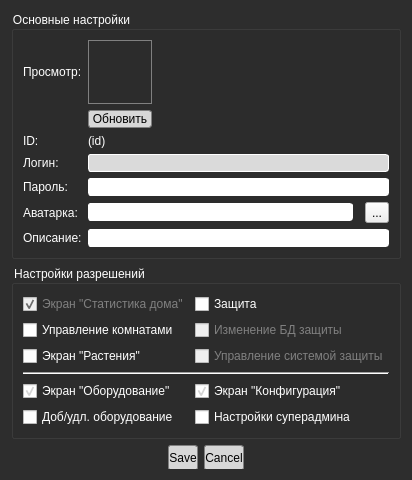
<?xml version="1.0" encoding="UTF-8"?>
<ui version="4.0">
 <class>Dlg_EditUserInUserDb</class>
 <widget class="QDialog" name="Dlg_EditUserInUserDb">
  <property name="geometry">
   <rect>
    <x>0</x>
    <y>0</y>
    <width>401</width>
    <height>479</height>
   </rect>
  </property>
  <property name="windowTitle">
   <string>Редактировать существоющего пользователя</string>
  </property>
  <property name="windowOpacity">
   <double>0.959500000000000</double>
  </property>
  <property name="styleSheet">
   <string notr="true">QDialog { background-color: rgb(45, 45, 45); color: white; }

QGroupBox { font: 10pt &quot;Segoe UI Semibold&quot;; color: white; }

QCheckBox, QLabel { font: 9pt &quot;Segoe UI Semilight&quot;; color: white; }
QCheckBox:disabled { color: gray; }


 QScrollBar:vertical
 {
     background-color: #2A2929;
     width: 15px;
     margin: 15px 3px 15px 3px;
     border: 1px transparent #2A2929;
 }


 QScrollBar::handle:vertical
 {
     background-color: rgb(45, 45, 45);         /* #605F5F; */
     min-height: 5px;
	 border: 2px solid white;
	 border-radius: 4px;
 }


 QScrollBar::sub-line:vertical
 {
     margin: 3px 0px 3px 0px;
     border-image: url(:/qss_icons/rc/up_arrow_disabled.png);
     height: 10px;
     width: 10px;
     subcontrol-position: top;
     subcontrol-origin: margin;
 }


 QScrollBar::add-line:vertical
 {
     margin: 3px 0px 3px 0px;
     border-image: url(:/qss_icons/rc/down_arrow_disabled.png);
     height: 10px;
     width: 10px;
     subcontrol-position: bottom;
     subcontrol-origin: margin;
 }


 QScrollBar::sub-line:vertical:hover,QScrollBar::sub-line:vertical:on
 {

     border-image: url(:/qss_icons/rc/up_arrow.png);
     height: 10px;
     width: 10px;
     subcontrol-position: top;
     subcontrol-origin: margin;
 }


 QScrollBar::add-line:vertical:hover, QScrollBar::add-line:vertical:on
 {
     border-image: url(:/qss_icons/rc/down_arrow.png);
     height: 10px;
     width: 10px;
     subcontrol-position: bottom;
     subcontrol-origin: margin;
 }


 QScrollBar::up-arrow:vertical, QScrollBar::down-arrow:vertical
 {
     background: none;
 }


 QScrollBar::add-page:vertical, QScrollBar::sub-page:vertical
 {
     background: none;
 }


QComboBox {
	color: black;
    border: 1px solid gray;
    border-radius: 3px;
    padding: 1px 18px 1px 3px;
    min-width: 6em;
	font: 8pt &quot;Segoe UI Semilight&quot;;
}


QComboBox:hover {
	border: 1px solid rgb(254, 254, 254);
	background-color: rgb(236, 236, 236);
}


QPushButton { 
	color: black;
    background-color: rgb(215, 215, 215);
	border: 1px solid gray;
	border-radius: 3px;  
	min-width: 6em;
	font: 8pt &quot;Segoe UI Semibold&quot;;
}


QPushButton:hover { 
	background-color: rgb(235, 235, 235);
}


QPushButton:pressed { 
	background-color: rgb(221, 221, 221);
}

QComboBox:disabled { color: gray; background-color: rgb(35, 35, 35); }


QComboBox::down-arrow {
    image: url(:/images/arrowDown_ico.png);
}


QComboBox::up-arrow { image: url(:/images/arrowUp_ico.png); }


QComboBox:editable {
    background: white;
}


QComboBox:!editable, QComboBox::drop-down:editable {
     background: qlineargradient(x1: 0, y1: 0, x2: 0, y2: 1,
                                 stop: 0 #E1E1E1, stop: 0.4 #DDDDDD,
                                 stop: 0.5 #D8D8D8, stop: 1.0 #D3D3D3);
}


/* QComboBox gets the &quot;on&quot; state when the popup is open */
QComboBox:!editable:on, QComboBox::drop-down:editable:on {
    background: qlineargradient(x1: 0, y1: 0, x2: 0, y2: 1,
                                stop: 0 #D3D3D3, stop: 0.4 #D8D8D8,
                                stop: 0.5 #DDDDDD, stop: 1.0 #E1E1E1);
}


QComboBox:on { /* shift the text when the popup opens */
    padding-top: 3px;
    padding-left: 4px;
}


QComboBox::drop-down {
    subcontrol-origin: padding;
    subcontrol-position: top right;
    width: 15px;

    border-left-width: 1px;
    border-left-color: darkgray;
    border-left-style: solid; /* just a single line */
    border-top-right-radius: 3px; /* same radius as the QComboBox */
    border-bottom-right-radius: 3px;
}


QLineEdit { 
	border-radius: 3px;
	border: 1px solid white;
 }

QLineEdit:hover { 
	border-color: rgb(42, 105, 23);
}</string>
  </property>
  <property name="sizeGripEnabled">
   <bool>false</bool>
  </property>
  <property name="modal">
   <bool>false</bool>
  </property>
  <layout class="QVBoxLayout" name="verticalLayout">
   <item>
    <widget class="QGroupBox" name="box_MainUserProps">
     <property name="sizePolicy">
      <sizepolicy hsizetype="Expanding" vsizetype="Maximum">
       <horstretch>0</horstretch>
       <verstretch>0</verstretch>
      </sizepolicy>
     </property>
     <property name="title">
      <string>Основные настройки</string>
     </property>
     <layout class="QGridLayout" name="gridLayout">
      <item row="2" column="1" colspan="3">
       <widget class="QLabel" name="lbl_EuID">
        <property name="text">
         <string>(id)</string>
        </property>
       </widget>
      </item>
      <item row="0" column="1">
       <widget class="QLabel" name="gfv_EuAvatarPrev">
        <property name="sizePolicy">
         <sizepolicy hsizetype="Maximum" vsizetype="Maximum">
          <horstretch>0</horstretch>
          <verstretch>0</verstretch>
         </sizepolicy>
        </property>
        <property name="minimumSize">
         <size>
          <width>64</width>
          <height>64</height>
         </size>
        </property>
        <property name="maximumSize">
         <size>
          <width>64</width>
          <height>64</height>
         </size>
        </property>
        <property name="styleSheet">
         <string notr="true">border: 1px solid grey;</string>
        </property>
        <property name="text">
         <string/>
        </property>
        <property name="scaledContents">
         <bool>true</bool>
        </property>
       </widget>
      </item>
      <item row="7" column="0">
       <widget class="QLabel" name="lbl_EuDescHint">
        <property name="text">
         <string>Описание:</string>
        </property>
       </widget>
      </item>
      <item row="0" column="0">
       <widget class="QLabel" name="lbl_EuAvatarPrevHint">
        <property name="text">
         <string>Просмотр:</string>
        </property>
       </widget>
      </item>
      <item row="5" column="0">
       <widget class="QLabel" name="lbl_EuPassword">
        <property name="text">
         <string>Пароль:</string>
        </property>
       </widget>
      </item>
      <item row="5" column="1" colspan="3">
       <widget class="QLineEdit" name="lnI_EuPassword">
        <property name="echoMode">
         <enum>QLineEdit::Password</enum>
        </property>
       </widget>
      </item>
      <item row="7" column="1" colspan="3">
       <widget class="QLineEdit" name="lnI_EuDesc"/>
      </item>
      <item row="6" column="1">
       <widget class="QLineEdit" name="lnI_EuAvatarAddr"/>
      </item>
      <item row="2" column="0">
       <widget class="QLabel" name="lbl_EuIDHint">
        <property name="text">
         <string>ID:</string>
        </property>
       </widget>
      </item>
      <item row="3" column="0">
       <widget class="QLabel" name="lbl_EuLogin">
        <property name="text">
         <string>Логин:</string>
        </property>
       </widget>
      </item>
      <item row="3" column="1" colspan="3">
       <widget class="QLineEdit" name="lnI_EuLogin">
        <property name="enabled">
         <bool>true</bool>
        </property>
        <property name="toolTip">
         <string>Вы не можете редактировать логин существующего пользователя</string>
        </property>
        <property name="styleSheet">
         <string notr="true">background-color: rgb(218, 218, 218);</string>
        </property>
        <property name="readOnly">
         <bool>true</bool>
        </property>
       </widget>
      </item>
      <item row="6" column="3">
       <widget class="QToolButton" name="tlb_Browse">
        <property name="text">
         <string>...</string>
        </property>
        <property name="autoRaise">
         <bool>false</bool>
        </property>
        <property name="arrowType">
         <enum>Qt::NoArrow</enum>
        </property>
       </widget>
      </item>
      <item row="6" column="0">
       <widget class="QLabel" name="lbl_EuAvatarHint">
        <property name="text">
         <string>Аватарка:</string>
        </property>
       </widget>
      </item>
      <item row="1" column="1">
       <widget class="QPushButton" name="btn_EuAvatarPrevRef">
        <property name="sizePolicy">
         <sizepolicy hsizetype="Maximum" vsizetype="Maximum">
          <horstretch>0</horstretch>
          <verstretch>0</verstretch>
         </sizepolicy>
        </property>
        <property name="minimumSize">
         <size>
          <width>64</width>
          <height>18</height>
         </size>
        </property>
        <property name="maximumSize">
         <size>
          <width>64</width>
          <height>18</height>
         </size>
        </property>
        <property name="text">
         <string>Обновить</string>
        </property>
       </widget>
      </item>
     </layout>
    </widget>
   </item>
   <item>
    <widget class="QGroupBox" name="box_UserPermits">
     <property name="title">
      <string>Настройки разрешений</string>
     </property>
     <layout class="QGridLayout" name="gridLayout_2">
      <item row="7" column="0">
       <widget class="QCheckBox" name="cbb_UserPermit_4">
        <property name="text">
         <string>Экран &quot;Оборудование&quot;</string>
        </property>
        <property name="checked">
         <bool>true</bool>
        </property>
       </widget>
      </item>
      <item row="1" column="0">
       <widget class="QCheckBox" name="cbb_UserPermit_2">
        <property name="text">
         <string>Управление комнатами</string>
        </property>
       </widget>
      </item>
      <item row="0" column="1">
       <widget class="QCheckBox" name="cbb_UserPermit_6">
        <property name="text">
         <string>Защита</string>
        </property>
       </widget>
      </item>
      <item row="1" column="1">
       <widget class="QCheckBox" name="cbb_UserPermit_7">
        <property name="enabled">
         <bool>false</bool>
        </property>
        <property name="text">
         <string>Изменение БД защиты</string>
        </property>
       </widget>
      </item>
      <item row="5" column="0" colspan="2">
       <widget class="Line" name="line">
        <property name="orientation">
         <enum>Qt::Horizontal</enum>
        </property>
       </widget>
      </item>
      <item row="0" column="0">
       <widget class="QCheckBox" name="cbb_UserPermit_1">
        <property name="enabled">
         <bool>false</bool>
        </property>
        <property name="toolTip">
         <string>Отключить возможность открытия экрана статистики дома нельзя, так как это - базовая функциональность</string>
        </property>
        <property name="text">
         <string>Экран &quot;Статистика дома&quot;</string>
        </property>
        <property name="checkable">
         <bool>true</bool>
        </property>
        <property name="checked">
         <bool>true</bool>
        </property>
       </widget>
      </item>
      <item row="4" column="0">
       <widget class="QCheckBox" name="cbb_UserPermit_3">
        <property name="text">
         <string>Экран &quot;Растения&quot;</string>
        </property>
       </widget>
      </item>
      <item row="4" column="1">
       <widget class="QCheckBox" name="cbb_UserPermit_8">
        <property name="enabled">
         <bool>false</bool>
        </property>
        <property name="text">
         <string>Управление системой защиты</string>
        </property>
       </widget>
      </item>
      <item row="7" column="1">
       <widget class="QCheckBox" name="cbb_UserPermit_9">
        <property name="text">
         <string>Экран &quot;Конфигурация&quot;</string>
        </property>
        <property name="checked">
         <bool>true</bool>
        </property>
       </widget>
      </item>
      <item row="8" column="0">
       <widget class="QCheckBox" name="cbb_UserPermit_5">
        <property name="text">
         <string>Доб/удл. оборудование</string>
        </property>
       </widget>
      </item>
      <item row="8" column="1">
       <widget class="QCheckBox" name="cbb_UserPermit_10">
        <property name="text">
         <string>Настройки суперадмина</string>
        </property>
       </widget>
      </item>
     </layout>
    </widget>
   </item>
   <item>
    <widget class="QDialogButtonBox" name="btb_Buttons">
     <property name="sizePolicy">
      <sizepolicy hsizetype="Expanding" vsizetype="Maximum">
       <horstretch>0</horstretch>
       <verstretch>0</verstretch>
      </sizepolicy>
     </property>
     <property name="maximumSize">
      <size>
       <width>16777215</width>
       <height>32</height>
      </size>
     </property>
     <property name="styleSheet">
      <string notr="true">min-height: 24px;</string>
     </property>
     <property name="orientation">
      <enum>Qt::Horizontal</enum>
     </property>
     <property name="standardButtons">
      <set>QDialogButtonBox::Cancel|QDialogButtonBox::Save</set>
     </property>
     <property name="centerButtons">
      <bool>true</bool>
     </property>
    </widget>
   </item>
  </layout>
 </widget>
 <tabstops>
  <tabstop>btn_EuAvatarPrevRef</tabstop>
  <tabstop>lnI_EuLogin</tabstop>
  <tabstop>lnI_EuPassword</tabstop>
  <tabstop>lnI_EuAvatarAddr</tabstop>
  <tabstop>tlb_Browse</tabstop>
  <tabstop>lnI_EuDesc</tabstop>
  <tabstop>cbb_UserPermit_1</tabstop>
  <tabstop>cbb_UserPermit_2</tabstop>
  <tabstop>cbb_UserPermit_3</tabstop>
  <tabstop>cbb_UserPermit_4</tabstop>
  <tabstop>cbb_UserPermit_5</tabstop>
  <tabstop>cbb_UserPermit_6</tabstop>
  <tabstop>cbb_UserPermit_7</tabstop>
  <tabstop>cbb_UserPermit_8</tabstop>
  <tabstop>cbb_UserPermit_9</tabstop>
  <tabstop>cbb_UserPermit_10</tabstop>
 </tabstops>
 <resources/>
 <connections>
  <connection>
   <sender>btb_Buttons</sender>
   <signal>accepted()</signal>
   <receiver>Dlg_EditUserInUserDb</receiver>
   <slot>accept()</slot>
   <hints>
    <hint type="sourcelabel">
     <x>245</x>
     <y>469</y>
    </hint>
    <hint type="destinationlabel">
     <x>157</x>
     <y>274</y>
    </hint>
   </hints>
  </connection>
  <connection>
   <sender>btb_Buttons</sender>
   <signal>rejected()</signal>
   <receiver>Dlg_EditUserInUserDb</receiver>
   <slot>reject()</slot>
   <hints>
    <hint type="sourcelabel">
     <x>334</x>
     <y>469</y>
    </hint>
    <hint type="destinationlabel">
     <x>286</x>
     <y>274</y>
    </hint>
   </hints>
  </connection>
  <connection>
   <sender>cbb_UserPermit_1</sender>
   <signal>toggled(bool)</signal>
   <receiver>cbb_UserPermit_2</receiver>
   <slot>setEnabled(bool)</slot>
   <hints>
    <hint type="sourcelabel">
     <x>59</x>
     <y>300</y>
    </hint>
    <hint type="destinationlabel">
     <x>48</x>
     <y>322</y>
    </hint>
   </hints>
  </connection>
  <connection>
   <sender>cbb_UserPermit_6</sender>
   <signal>toggled(bool)</signal>
   <receiver>cbb_UserPermit_7</receiver>
   <slot>setEnabled(bool)</slot>
   <hints>
    <hint type="sourcelabel">
     <x>365</x>
     <y>300</y>
    </hint>
    <hint type="destinationlabel">
     <x>365</x>
     <y>322</y>
    </hint>
   </hints>
  </connection>
  <connection>
   <sender>cbb_UserPermit_6</sender>
   <signal>toggled(bool)</signal>
   <receiver>cbb_UserPermit_8</receiver>
   <slot>setEnabled(bool)</slot>
   <hints>
    <hint type="sourcelabel">
     <x>365</x>
     <y>300</y>
    </hint>
    <hint type="destinationlabel">
     <x>365</x>
     <y>344</y>
    </hint>
   </hints>
  </connection>
  <connection>
   <sender>cbb_UserPermit_4</sender>
   <signal>toggled(bool)</signal>
   <receiver>cbb_UserPermit_5</receiver>
   <slot>setEnabled(bool)</slot>
   <hints>
    <hint type="sourcelabel">
     <x>98</x>
     <y>383</y>
    </hint>
    <hint type="destinationlabel">
     <x>98</x>
     <y>412</y>
    </hint>
   </hints>
  </connection>
  <connection>
   <sender>cbb_UserPermit_9</sender>
   <signal>toggled(bool)</signal>
   <receiver>cbb_UserPermit_10</receiver>
   <slot>setEnabled(bool)</slot>
   <hints>
    <hint type="sourcelabel">
     <x>381</x>
     <y>383</y>
    </hint>
    <hint type="destinationlabel">
     <x>381</x>
     <y>412</y>
    </hint>
   </hints>
  </connection>
 </connections>
</ui>
